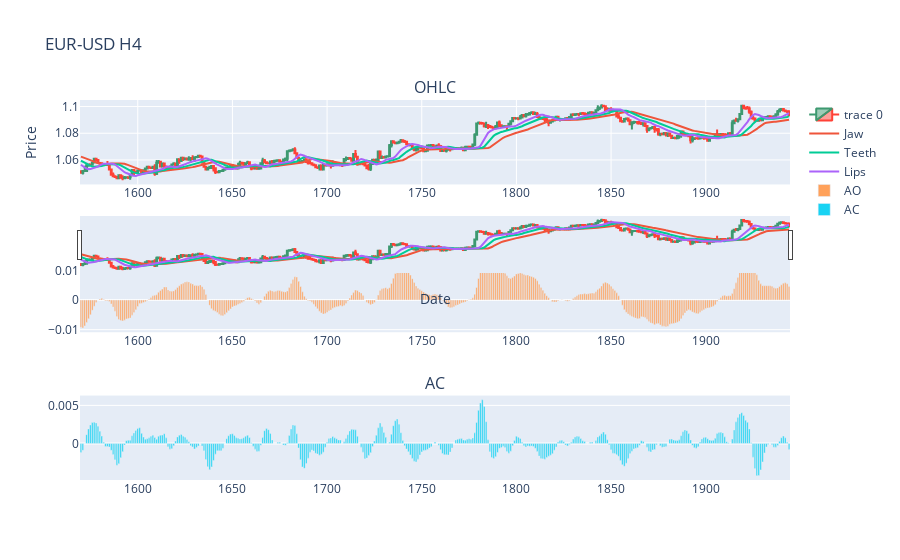

Write notebook code for a chart like this one.
### Code cell
plot_jgt_dash(c,'EUR-USD','H4')

### Figure 1 — Plotly figure (JSON) as saved in the notebook; plotly's stock layout.template omitted (floating-point values rounded to 4 significant figures; data arrays with more than 128 entries replaced by an {"elided": "..."} marker saying what was removed)
{"data": [{"close": {"elided": "375 float values"}, "high": {"elided": "375 float values"}, "low": {"elided": "375 float values"}, "open": {"elided": "375 float values"}, "type": "candlestick", "x": {"elided": "375 int values"}, "xaxis": "x", "yaxis": "y"}, {"name": "Jaw", "type": "scatter", "x": {"elided": "375 int values"}, "xaxis": "x", "y": {"elided": "375 float values"}, "yaxis": "y"}, {"name": "Teeth", "type": "scatter", "x": {"elided": "375 int values"}, "xaxis": "x", "y": {"elided": "375 float values"}, "yaxis": "y"}, {"name": "Lips", "type": "scatter", "x": {"elided": "375 int values"}, "xaxis": "x", "y": {"elided": "375 float values"}, "yaxis": "y"}, {"name": "AO", "type": "bar", "x": {"elided": "375 int values"}, "xaxis": "x2", "y": {"elided": "375 float values"}, "yaxis": "y2"}, {"name": "AC", "type": "bar", "x": {"elided": "375 int values"}, "xaxis": "x3", "y": {"elided": "375 float values"}, "yaxis": "y3"}], "layout": {"annotations": [{"font": {"size": 16}, "showarrow": false, "text": "OHLC", "x": 0.5, "xanchor": "center", "xref": "paper", "y": 1, "yanchor": "bottom", "yref": "paper"}, {"font": {"size": 16}, "showarrow": false, "text": "AO", "x": 0.5, "xanchor": "center", "xref": "paper", "y": 0.6111, "yanchor": "bottom", "yref": "paper"}, {"font": {"size": 16}, "showarrow": false, "text": "AC", "x": 0.5, "xanchor": "center", "xref": "paper", "y": 0.2222, "yanchor": "bottom", "yref": "paper"}], "title": {"text": "EUR-USD H4"}, "xaxis": {"anchor": "y", "domain": [0, 1], "title": {"text": "Date"}}, "xaxis2": {"anchor": "y2", "domain": [0, 1]}, "xaxis3": {"anchor": "y3", "domain": [0, 1]}, "yaxis": {"anchor": "x", "domain": [0.7778, 1], "title": {"text": "Price"}}, "yaxis2": {"anchor": "x2", "domain": [0.3889, 0.6111]}, "yaxis3": {"anchor": "x3", "domain": [0, 0.2222]}}}
